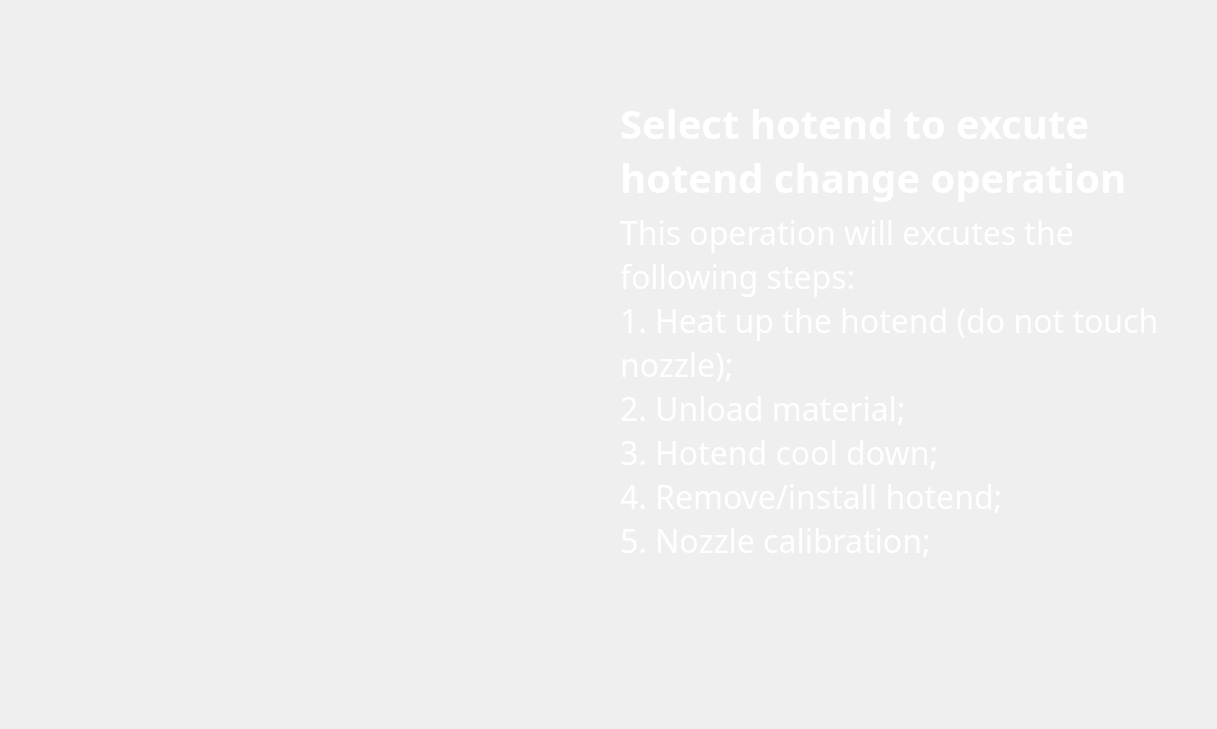
    <widget class="QWidget" name="page_ChangeHotend_0">
     <widget class="QPushButton" name="pushButton_326">
      <property name="geometry">
       <rect>
        <x>0</x>
        <y>180</y>
        <width>160</width>
        <height>180</height>
       </rect>
      </property>
      <property name="styleSheet">
       <string notr="true">outline:none;image: url(:/image/FilamentInactive.png);border:none;</string>
      </property>
      <property name="text">
       <string/>
      </property>
     </widget>
     <widget class="QPushButton" name="pushButton_327">
      <property name="geometry">
       <rect>
        <x>0</x>
        <y>360</y>
        <width>160</width>
        <height>180</height>
       </rect>
      </property>
      <property name="styleSheet">
       <string notr="true">outline:none;image: url(:/image/ToolsActive(2).png);border:none;</string>
      </property>
      <property name="text">
       <string/>
      </property>
     </widget>
     <widget class="QPushButton" name="pushButton_328">
      <property name="geometry">
       <rect>
        <x>0</x>
        <y>540</y>
        <width>160</width>
        <height>180</height>
       </rect>
      </property>
      <property name="styleSheet">
       <string notr="true">outline:none;image: url(:/image/AboutInactive.png);border:none;</string>
      </property>
      <property name="text">
       <string/>
      </property>
     </widget>
     <widget class="QPushButton" name="pushButton_329">
      <property name="geometry">
       <rect>
        <x>0</x>
        <y>0</y>
        <width>160</width>
        <height>180</height>
       </rect>
      </property>
      <property name="styleSheet">
       <string notr="true">outline:none;image: url(:/image/PrintInactive.png);border:none;</string>
      </property>
      <property name="text">
       <string/>
      </property>
     </widget>
     <widget class="QLabel" name="label_92">
      <property name="geometry">
       <rect>
        <x>178</x>
        <y>145</y>
        <width>382</width>
        <height>286</height>
       </rect>
      </property>
      <property name="styleSheet">
       <string notr="true">border-image: url(:/image/changehotend_tip_0.png);</string>
      </property>
      <property name="text">
       <string/>
      </property>
     </widget>
     <widget class="QLabel" name="label_90">
      <property name="geometry">
       <rect>
        <x>620</x>
        <y>210</y>
        <width>588</width>
        <height>360</height>
       </rect>
      </property>
      <property name="styleSheet">
       <string notr="true">color: rgba(255, 255, 255, 255);
font-size: 32px;
text-align: center;
font-family: Barlow;
background-color: rgba(255, 255, 255, 0);</string>
      </property>
      <property name="text">
       <string>This operation will excutes the following steps:
1. Heat up the hotend (do not touch nozzle);
2. Unload material;
3. Hotend cool down;
4. Remove/install hotend;
5. Nozzle calibration;</string>
      </property>
      <property name="alignment">
       <set>Qt::AlignLeading|Qt::AlignLeft|Qt::AlignTop</set>
      </property>
      <property name="wordWrap">
       <bool>true</bool>
      </property>
     </widget>
     <widget class="QLabel" name="label_96">
      <property name="geometry">
       <rect>
        <x>620</x>
        <y>90</y>
        <width>567</width>
        <height>120</height>
       </rect>
      </property>
      <property name="font">
       <font>
        <family>Barlow</family>
        <pointsize>-1</pointsize>
        <weight>75</weight>
        <bold>true</bold>
       </font>
      </property>
      <property name="styleSheet">
       <string notr="true">color: rgba(255, 255, 255, 255);
font-size: 40px;
text-align: center;
font-family: Barlow;
background-color: rgba(255, 255, 255, 0);
font-weight: bold;
font-family:Barlow;</string>
      </property>
      <property name="text">
       <string>Select hotend to excute hotend change operation </string>
      </property>
      <property name="wordWrap">
       <bool>true</bool>
      </property>
     </widget>
    </widget>
